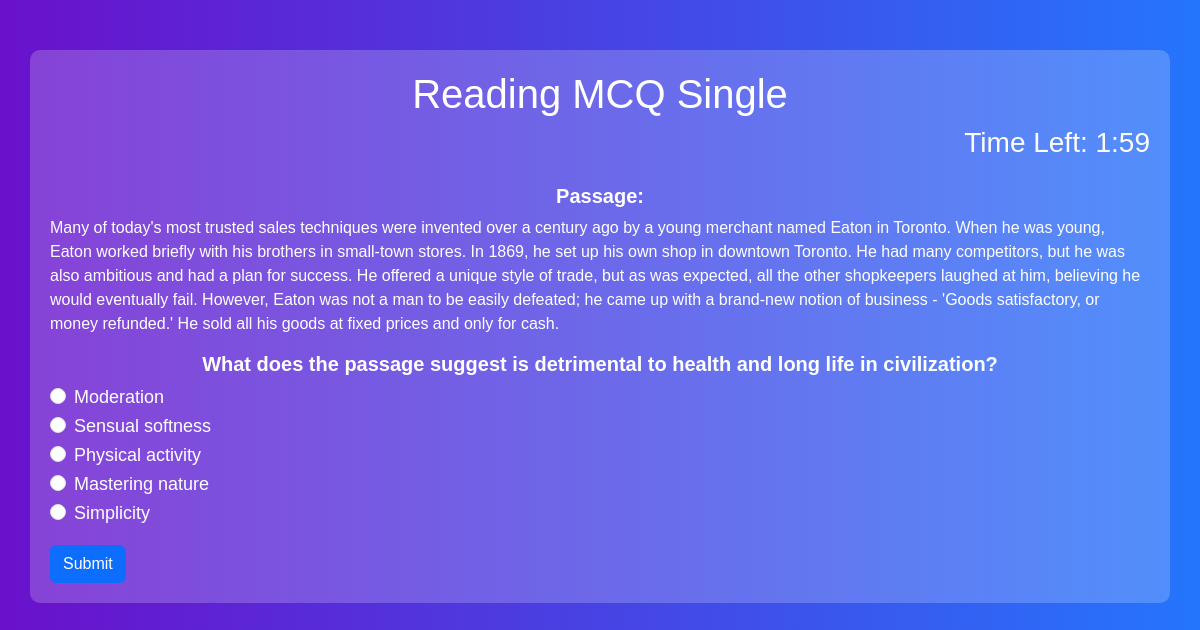
Page /aspirant/r_mcq_single_test/ on the committed database.
### Admin/models.py (models this page shows, shortened)
class ReadMCQSingle(models.Model):
    passage = models.TextField()
    question = models.TextField()
    choice1 = models.CharField(max_length=255)
    choice2 = models.CharField(max_length=255)
    choice3 = models.CharField(max_length=255)
    choice4 = models.CharField(max_length=255)
    choice5 = models.CharField(max_length=255)
    answer = models.CharField(max_length=255)

### aspirant/views.py (the view)
# urls.py: path('r_mcq_single_test/', r_mcq_single_test, name='r_mcq_single_test'),
def r_mcq_single_test(request):
    if 'attempts' not in request.session:
        request.session['attempts'] = 0
    if request.session['attempts'] >= 3:
        messages.warning(request, "You have reached the maximum attempts for MCQ Single.")
        return redirect(aspirant_test)
    questions = list(ReadMCQSingle.objects.all())
    if not questions:
        messages.error(request, "No questions available.")
        return redirect(aspirant_test)
    last_question_id = request.session.get('last_question_id')
    available_questions = [q for q in questions if q.id != last_question_id]
    if not available_questions:  # If only one question is available, use it
        random_question = questions[0]
    else:
        random_question = random.choice(available_questions)
    request.session['last_question_id'] = random_question.id
    context = {
        "passage": random_question.passage,
        "question": random_question.question,
        "choices": [random_question.choice1, random_question.choice2, random_question.choice3, random_question.choice4,
                    random_question.choice5],
        "question_id": random_question.id,
    }
    return render(request, "r_mcq_single_test.html", context)

### aspirant/templates/r_mcq_single_test.html (shortened to what this page needs)
{% load static %}
<!DOCTYPE html>
<html lang="en">
<head>
    <link href="https://cdn.jsdelivr.net/npm/bootstrap@5.3.2/dist/css/bootstrap.min.css" rel="stylesheet">
    <link href="{% static 'css/rmst.css' %}" rel="stylesheet">
</head>
<body>
    <div class="container">
        <div class="row text-center">
            <h1>Reading MCQ Single</h1>
        </div>
        <div class="text-end">
            <h3>Time Left: <span id="timer">2:00</span></h3>
        </div>
        <div class="mt-4">
            <h5><strong>Passage:</strong></h5>
            <p>{{ passage }}</p>
        </div>
        <form id="quiz-form" method="POST" action="{% url 'submit_mcq_single' %}">
            <h5 class="mt-3"><strong>{{ question }}</strong></h5>
            {% for choice in choices %}
                <div class="form-check">
                    <input class="form-check-input" type="radio" name="answer" value="{{ choice }}">
                    <label class="form-check-label">{{ choice }}</label>
                </div>
            {% endfor %}
            <button type="submit" class="btn btn-primary mt-3">Submit</button>
        </form>
    </div>
</body>
</html>

### aspirant/static/css/rmst.css (style rules this page uses)
body { background: linear-gradient(to right, #6a11cb, #2575fc); color: white; font-family: Arial, sans-serif; }
.container { background: rgba(255, 255, 255, 0.2); padding: 20px; border-radius: 10px; margin-top: 50px; }
h1, h5 { text-align: center; }
.form-check-label { font-size: 18px; }

### rows in the picture
ReadMCQSingle: passage "Many of today's most trusted sales techniques were invented over a century ago by a young merchant named Eaton in Toronto. When he was young, Eaton worked briefly with his brothers in small-town stores. In 1869, he set up his own shop in downtown Toronto. He had many competitors, but he was also ambitious and had a plan for success. He offered a unique style of trade, but as was expected, all the other shopkeepers laughed at him, believing he would eventually fail. However, Eaton was not a man to be easily defeated; he came up with a brand-new notion of business - 'Goods satisfactory, or money refunded.' He sold all his goods at fixed prices and only for cash.", question "What does the passage suggest is detrimental to health and long life in civilization?", choices "Moderation" "Sensual softness" "Physical activity" "Mastering nature" "Simplicity"
